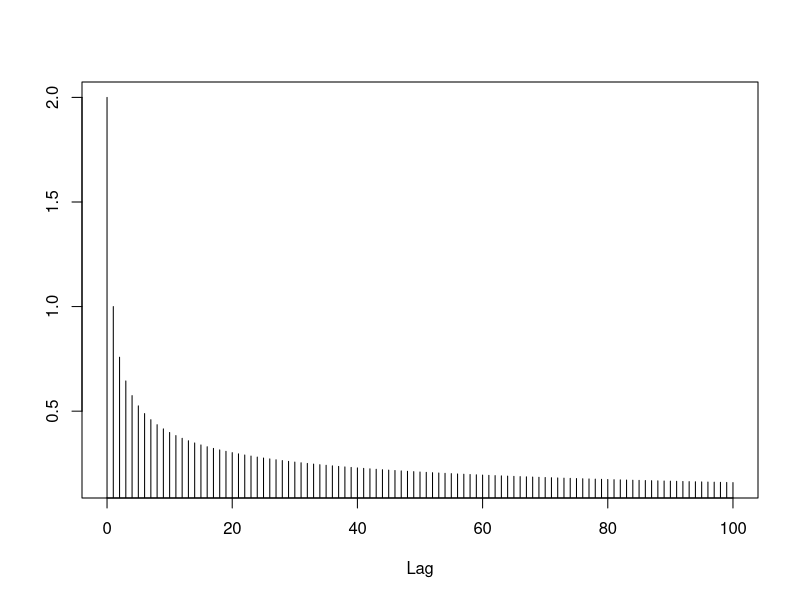

R code for this plot:
## ---- chunk 1
knitr::opts_knit$set(root.dir = 'C:/Users/neide/OneDrive/Documents/GitHub/BEwebinar/Data')
## ---- chunk 2
#library(pracma)
lags <- seq(1,100)
a <- .4
gamma.lm <- c(2,lags^{-a})
plot(ts(gamma.lm,start=0),type="h",xlab="Lag",ylab="")
